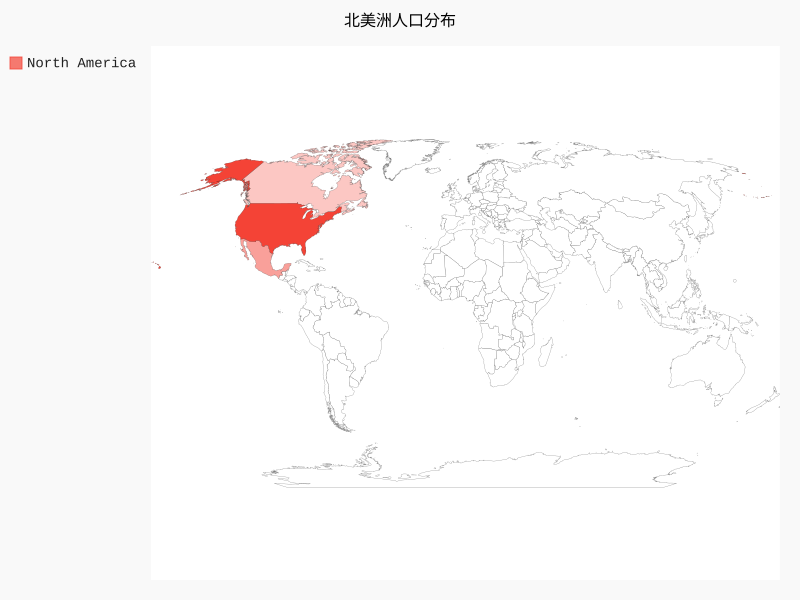

Python code for this plot:
import pygal_maps_world.maps
 
wm = pygal_maps_world.maps.World()
wm.title = '北美洲人口分布'

wm.add('North America', {'ca': 34126000,'mx': 113423000,'us': 309349000})
# wm.add('Central America', ['bz', 'cr', 'gt', 'hn', 'ni', 'pa', 'sv']) 
# wm.add('South America', ['ar', 'bo', 'br', 'cl', 'co', 'ec', 'gf', 'gy', 'pe', 'py', 'sr', 'uy', 've'])

wm.render_to_file('americas.svg')
